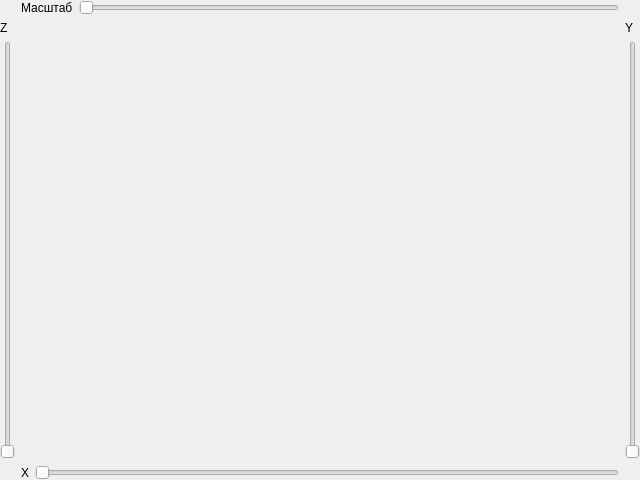
<?xml version="1.0" encoding="UTF-8"?>
<ui version="4.0">
 <class>PlotMath</class>
 <widget class="QWidget" name="PlotMath">
  <property name="geometry">
   <rect>
    <x>0</x>
    <y>0</y>
    <width>640</width>
    <height>480</height>
   </rect>
  </property>
  <property name="windowTitle">
   <string>Form</string>
  </property>
  <property name="windowIcon">
   <iconset resource="../nomain/res.qrc">
    <normaloff>:/img/logo.png</normaloff>:/img/logo.png</iconset>
  </property>
  <layout class="QGridLayout" name="gridLayout_8">
   <property name="leftMargin">
    <number>0</number>
   </property>
   <property name="topMargin">
    <number>0</number>
   </property>
   <property name="rightMargin">
    <number>0</number>
   </property>
   <property name="bottomMargin">
    <number>0</number>
   </property>
   <item row="0" column="0">
    <layout class="QGridLayout" name="gridLayout">
     <item row="1" column="0">
      <layout class="QGridLayout" name="gridLayout_7">
       <item row="1" column="0">
        <widget class="QSlider" name="SlideZ">
         <property name="orientation">
          <enum>Qt::Vertical</enum>
         </property>
        </widget>
       </item>
       <item row="0" column="0">
        <widget class="QLabel" name="label_4">
         <property name="text">
          <string>Z</string>
         </property>
        </widget>
       </item>
      </layout>
     </item>
     <item row="0" column="2">
      <layout class="QGridLayout" name="gridLayout_2">
       <item row="0" column="1">
        <widget class="QSlider" name="SlideScale">
         <property name="orientation">
          <enum>Qt::Horizontal</enum>
         </property>
        </widget>
       </item>
       <item row="0" column="0">
        <widget class="QLabel" name="label">
         <property name="text">
          <string>Масштаб</string>
         </property>
        </widget>
       </item>
      </layout>
     </item>
     <item row="1" column="2">
      <layout class="QGridLayout" name="mathWidget"/>
     </item>
     <item row="1" column="4">
      <layout class="QGridLayout" name="gridLayout_6">
       <item row="1" column="0">
        <widget class="QSlider" name="SlideY">
         <property name="orientation">
          <enum>Qt::Vertical</enum>
         </property>
        </widget>
       </item>
       <item row="0" column="0">
        <widget class="QLabel" name="label_3">
         <property name="text">
          <string>Y</string>
         </property>
        </widget>
       </item>
      </layout>
     </item>
     <item row="2" column="2">
      <layout class="QGridLayout" name="gridLayout_4">
       <item row="0" column="1">
        <widget class="QSlider" name="SlideX">
         <property name="orientation">
          <enum>Qt::Horizontal</enum>
         </property>
        </widget>
       </item>
       <item row="0" column="0">
        <widget class="QLabel" name="label_2">
         <property name="text">
          <string>X</string>
         </property>
        </widget>
       </item>
      </layout>
     </item>
    </layout>
   </item>
  </layout>
  <zorder>gridLayoutWidget</zorder>
  <zorder>SlideZ</zorder>
  <zorder>SlideY</zorder>
 </widget>
 <resources>
  <include location="../nomain/res.qrc"/>
 </resources>
 <connections/>
</ui>
